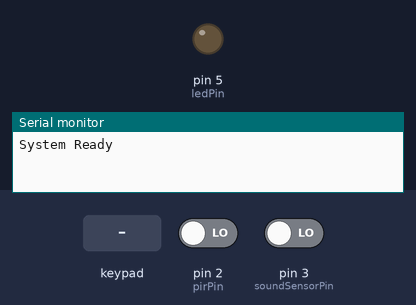
Bench run of a sketch on a simulated Arduino Uno, built with avr-gcc and run on an emulated ATmega328P. Parts: output pins drawn as LEDs (lit = HIGH), the last lines printed to the serial monitor. Dashed ring = blinking. Inputs (shaded band) come from the test bench; at power-on: pin 2 (pirPin) LOW, pin 3 (soundSensorPin) LOW.

Above: at 1.2 s.
1.3 s: pin 2 (pirPin) driven HIGH
At 1.7 s:
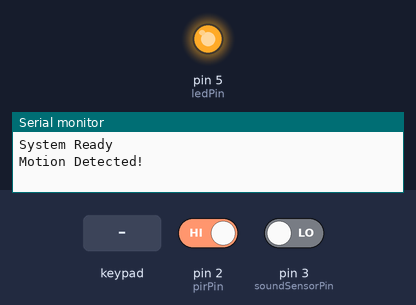
4.3 s: pin 3 (soundSensorPin) driven HIGH
At 5.2 s:
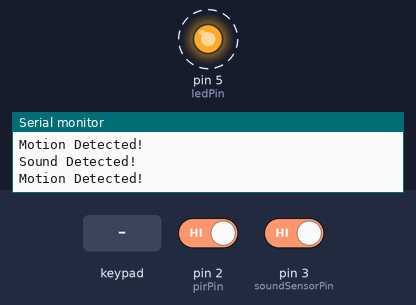
7.3 s: keypad keys 6 7 8 9 pressed 0.4 s apart
11.3 s: pin 2 (pirPin) driven LOW
At 12.3 s:
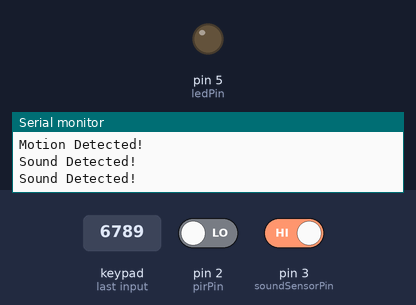
Timing chart, 0 to 14.3 s (numbered marks = the images above; inputs shaded):
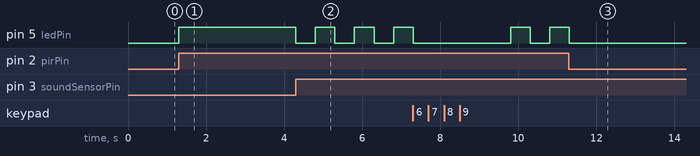

The sketch:

microcontroller.ino
```cpp
#include <Wire.h>
#include <Keypad.h>


// Sensor pins
const int pirPin = 2;
const int ledPin = 5;
const int soundSensorPin = 3;  // Sound sensor digital output


// Keypad setup
const byte ROWS = 4;
const byte COLS = 4;
char keys[ROWS][COLS] = {
    {'1', '2', '3', 'A'},
    {'4', '5', '6', 'B'},
    {'7', '8', '9', 'C'},
    {'*', '0', '#', 'D'}};
byte rowPins[ROWS] = {6, 7, 8, 9};
byte colPins[COLS] = {10, 11, 12, 13};
Keypad keypad = Keypad(makeKeymap(keys), rowPins, colPins, ROWS, COLS);


// Messages for keypad inputs
String messages[10] = {
    "Hello", "I need help", "How are you", "I am hard of hearing",
    "Bathroom", "Emergency", "I am fine", "Thank you",
    "Where are you?", "Goodbye"};


void setup() {
    pinMode(pirPin, INPUT);
    pinMode(ledPin, OUTPUT);
    pinMode(soundSensorPin, INPUT);
    Serial.begin(9600);
    Serial.println("System Ready");
}


void loop() {
    // Check PIR sensor
    if (digitalRead(pirPin) == HIGH) {
        Serial.println("Motion Detected!");
        digitalWrite(ledPin, HIGH);
        delay(500);
        digitalWrite(ledPin, LOW);
    }


    // Check sound sensor
    if (digitalRead(soundSensorPin) == HIGH) {
        Serial.println("Sound Detected!");
        delay(500);
    }


    // Check keypad input
    char key = keypad.getKey();
    if (key) {
        Serial.print("Key Pressed: ");
        Serial.println(key);
        if (key >= '0' && key <= '9') {
            Serial.println(messages[key - '0']);
        } else {
            Serial.println("Invalid Key");
        }
        delay(2000);
    }
}
```

Measured:
- after the input at 1.3 s, pin 5 (ledPin): LOW → HIGH at once
- after the input at 4.3 s, pin 5 (ledPin): alternates HIGH for 0.50 s and LOW for 0.50 s, starting at once
- after the input at 11.3 s, pin 5 (ledPin): goes on until 11.3 s, then stays LOW
